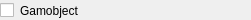
<?xml version="1.0" encoding="UTF-8"?>
<ui version="4.0">
 <class>gameObjectView</class>
 <widget class="QWidget" name="gameObjectView">
  <property name="geometry">
   <rect>
    <x>0</x>
    <y>0</y>
    <width>251</width>
    <height>20</height>
   </rect>
  </property>
  <property name="minimumSize">
   <size>
    <width>251</width>
    <height>0</height>
   </size>
  </property>
  <property name="maximumSize">
   <size>
    <width>251</width>
    <height>20</height>
   </size>
  </property>
  <property name="windowTitle">
   <string>Form</string>
  </property>
  <widget class="QWidget" name="horizontalLayoutWidget">
   <property name="geometry">
    <rect>
     <x>0</x>
     <y>0</y>
     <width>251</width>
     <height>22</height>
    </rect>
   </property>
   <layout class="QHBoxLayout" name="horizontalLayout">
    <item>
     <widget class="QCheckBox" name="checkBox">
      <property name="text">
       <string/>
      </property>
     </widget>
    </item>
    <item>
     <widget class="QLabel" name="label">
      <property name="text">
       <string>Gamobject</string>
      </property>
     </widget>
    </item>
    <item>
     <spacer name="horizontalSpacer">
      <property name="orientation">
       <enum>Qt::Horizontal</enum>
      </property>
      <property name="sizeHint" stdset="0">
       <size>
        <width>40</width>
        <height>20</height>
       </size>
      </property>
     </spacer>
    </item>
   </layout>
  </widget>
 </widget>
 <resources/>
 <connections/>
</ui>
